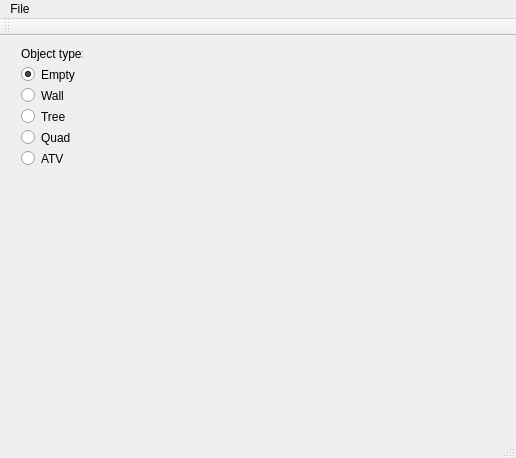
<?xml version="1.0" encoding="UTF-8"?>
<ui version="4.0">
 <class>MainWindow</class>
 <widget class="QMainWindow" name="MainWindow">
  <property name="geometry">
   <rect>
    <x>0</x>
    <y>0</y>
    <width>516</width>
    <height>458</height>
   </rect>
  </property>
  <property name="windowTitle">
   <string>MapViewer</string>
  </property>
  <widget class="QWidget" name="centralWidget">
   <widget class="MapViewer" name="mapViewer" native="true">
    <property name="geometry">
     <rect>
      <x>110</x>
      <y>0</y>
      <width>400</width>
      <height>400</height>
     </rect>
    </property>
   </widget>
   <widget class="QWidget" name="verticalLayoutWidget">
    <property name="geometry">
     <rect>
      <x>10</x>
      <y>0</y>
      <width>84</width>
      <height>141</height>
     </rect>
    </property>
    <layout class="QVBoxLayout" name="objectSelectLayout">
     <item>
      <widget class="QLabel" name="typeLabel">
       <property name="text">
        <string>Object type:</string>
       </property>
      </widget>
     </item>
     <item>
      <widget class="QRadioButton" name="emptyButton">
       <property name="text">
        <string>Empty</string>
       </property>
       <property name="checked">
        <bool>true</bool>
       </property>
      </widget>
     </item>
     <item>
      <widget class="QRadioButton" name="wallButton">
       <property name="text">
        <string>Wall</string>
       </property>
      </widget>
     </item>
     <item>
      <widget class="QRadioButton" name="treeButton">
       <property name="text">
        <string>Tree</string>
       </property>
      </widget>
     </item>
     <item>
      <widget class="QRadioButton" name="quadButton">
       <property name="text">
        <string>Quad</string>
       </property>
      </widget>
     </item>
     <item>
      <widget class="QRadioButton" name="atvButton">
       <property name="text">
        <string>ATV</string>
       </property>
      </widget>
     </item>
    </layout>
   </widget>
  </widget>
  <widget class="QMenuBar" name="menuBar">
   <property name="geometry">
    <rect>
     <x>0</x>
     <y>0</y>
     <width>516</width>
     <height>21</height>
    </rect>
   </property>
   <widget class="QMenu" name="menuFile">
    <property name="title">
     <string>File</string>
    </property>
    <addaction name="actionNew"/>
    <addaction name="actionOpen"/>
    <addaction name="separator"/>
    <addaction name="actionSave_as"/>
    <addaction name="separator"/>
    <addaction name="actionExit"/>
    <addaction name="separator"/>
   </widget>
   <addaction name="menuFile"/>
  </widget>
  <widget class="QToolBar" name="mainToolBar">
   <attribute name="toolBarArea">
    <enum>TopToolBarArea</enum>
   </attribute>
   <attribute name="toolBarBreak">
    <bool>false</bool>
   </attribute>
  </widget>
  <widget class="QStatusBar" name="statusBar"/>
  <action name="actionOpen">
   <property name="text">
    <string>Open...</string>
   </property>
  </action>
  <action name="actionExit">
   <property name="text">
    <string>Exit</string>
   </property>
  </action>
  <action name="actionNew">
   <property name="text">
    <string>New</string>
   </property>
  </action>
  <action name="actionSave_as">
   <property name="text">
    <string>Save as...</string>
   </property>
  </action>
 </widget>
 <layoutdefault spacing="6" margin="11"/>
 <customwidgets>
  <customwidget>
   <class>MapViewer</class>
   <extends>QWidget</extends>
   <header>mapviewer.h</header>
   <container>1</container>
  </customwidget>
 </customwidgets>
 <resources/>
 <connections/>
</ui>
